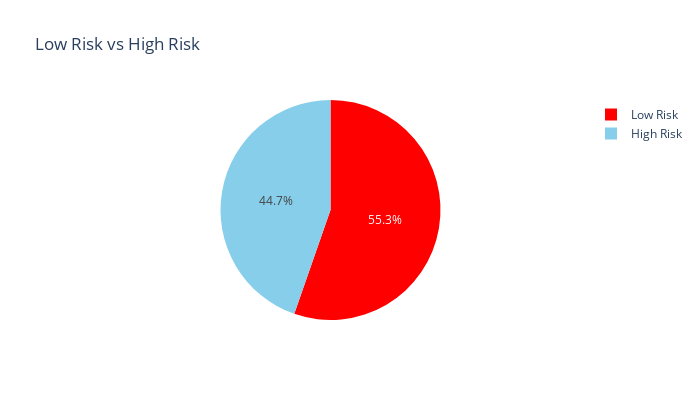

Write notebook code for a chart like this one.
### Code cell
### Data Imbalance Check

labels=["Low Risk","High Risk"]

healthy_or_not = df['HeartDisease'].value_counts().tolist()
values = [healthy_or_not[False], healthy_or_not[True]]

fig = px.pie(values=df['HeartDisease'].value_counts(), names=labels , width=700, height=400, 
             color_discrete_sequence=["red","skyblue"]
             ,title="Low Risk vs High Risk")
fig.show()

### Figure 1 — Plotly figure (JSON) as saved in the notebook; plotly's stock layout.template omitted (floating-point values rounded to 4 significant figures)
{"data": [{"domain": {"x": [0, 1], "y": [0, 1]}, "hovertemplate": "label=%{label}<br>value=%{value}<extra></extra>", "labels": ["Low Risk", "High Risk"], "legendgroup": "", "name": "", "showlegend": true, "type": "pie", "values": [508, 410]}], "layout": {"height": 400, "legend": {"tracegroupgap": 0}, "piecolorway": ["red", "skyblue"], "title": {"text": "Low Risk vs High Risk"}, "width": 700}}
